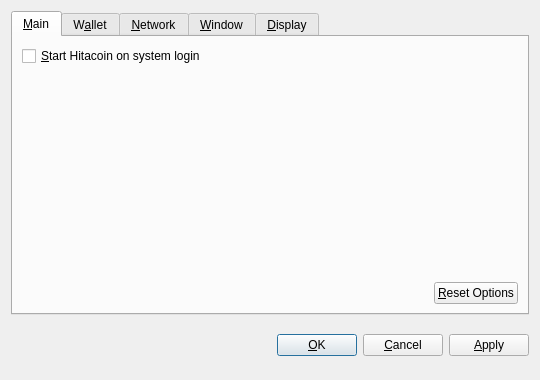
<?xml version="1.0" encoding="UTF-8"?>
<ui version="4.0">
 <class>OptionsDialog</class>
 <widget class="QDialog" name="OptionsDialog">
  <property name="geometry">
   <rect>
    <x>0</x>
    <y>0</y>
    <width>540</width>
    <height>380</height>
   </rect>
  </property>
  <property name="windowTitle">
   <string>Options</string>
  </property>
  <property name="modal">
   <bool>true</bool>
  </property>
  <layout class="QVBoxLayout" name="verticalLayout">
   <item>
    <widget class="QTabWidget" name="tabWidget">
     <property name="tabPosition">
      <enum>QTabWidget::North</enum>
     </property>
     <property name="currentIndex">
      <number>0</number>
     </property>
     <widget class="QWidget" name="tabMain">
      <attribute name="title">
       <string>&amp;Main</string>
      </attribute>
      <layout class="QVBoxLayout" name="verticalLayout_Main">
       <item>
        <widget class="QCheckBox" name="bitcoinAtStartup">
         <property name="toolTip">
          <string>Automatically start Hitacoin after logging in to the system.</string>
         </property>
         <property name="text">
          <string>&amp;Start Hitacoin on system login</string>
         </property>
        </widget>
       </item>
       <item>
        <spacer name="verticalSpacer_Main">
         <property name="orientation">
          <enum>Qt::Vertical</enum>
         </property>
         <property name="sizeHint" stdset="0">
          <size>
           <width>20</width>
           <height>40</height>
          </size>
         </property>
        </spacer>
       </item>
       <item>
        <layout class="QHBoxLayout" name="horizontalLayout_2_Main">
         <item>
          <spacer name="horizontalSpacer_2_Main">
           <property name="orientation">
            <enum>Qt::Horizontal</enum>
           </property>
           <property name="sizeHint" stdset="0">
            <size>
             <width>40</width>
             <height>20</height>
            </size>
           </property>
          </spacer>
         </item>
         <item>
          <widget class="QPushButton" name="resetButton">
           <property name="toolTip">
            <string>Reset all client options to default.</string>
           </property>
           <property name="text">
            <string>&amp;Reset Options</string>
           </property>
           <property name="autoDefault">
            <bool>false</bool>
           </property>
          </widget>
         </item>
        </layout>
       </item>
      </layout>
     </widget>
     <widget class="QWidget" name="tabWallet">
      <attribute name="title">
       <string>W&amp;allet</string>
      </attribute>
      <layout class="QVBoxLayout" name="verticalLayout_Network">
       <item>
        <widget class="QLabel" name="transactionFeeInfoLabel">
         <property name="text">
          <string>Optional transaction fee per kB that helps make sure your transactions are processed quickly. Most transactions are 1 kB.</string>
         </property>
         <property name="textFormat">
          <enum>Qt::PlainText</enum>
         </property>
         <property name="wordWrap">
          <bool>true</bool>
         </property>
        </widget>
       </item>
       <item>
        <layout class="QHBoxLayout" name="horizontalLayout_1_Main">
         <item>
          <widget class="QLabel" name="transactionFeeLabel">
           <property name="text">
            <string>Pay transaction &amp;fee</string>
           </property>
           <property name="textFormat">
            <enum>Qt::PlainText</enum>
           </property>
           <property name="buddy">
            <cstring>transactionFee</cstring>
           </property>
          </widget>
         </item>
         <item>
          <widget class="BitcoinAmountField" name="transactionFee"/>
         </item>
         <item>
          <spacer name="horizontalSpacer_1_Main">
           <property name="orientation">
            <enum>Qt::Horizontal</enum>
           </property>
           <property name="sizeHint" stdset="0">
            <size>
             <width>40</width>
             <height>20</height>
            </size>
           </property>
          </spacer>
         </item>
        </layout>
       </item>
       <item>
        <widget class="QLabel" name="label">
         <property name="text">
          <string>If you disable the spending of unconfirmed change, the change from a transaction cannot be used until that transaction has at least one confirmation. This also affects how your balance is computed.</string>
         </property>
         <property name="wordWrap">
          <bool>true</bool>
         </property>
        </widget>
       </item>
       <item>
        <widget class="QCheckBox" name="spendZeroConfChange">
         <property name="text">
          <string>Spend unconfirmed change  (experts only)</string>
         </property>
        </widget>
       </item>
       <item>
        <spacer name="verticalSpacer">
         <property name="orientation">
          <enum>Qt::Vertical</enum>
         </property>
         <property name="sizeHint" stdset="0">
          <size>
           <width>20</width>
           <height>40</height>
          </size>
         </property>
        </spacer>
       </item>
      </layout>
     </widget>
     <widget class="QWidget" name="tabNetwork">
      <attribute name="title">
       <string>&amp;Network</string>
      </attribute>
      <layout class="QVBoxLayout" name="verticalLayout_Network">
       <item>
        <widget class="QCheckBox" name="mapPortUpnp">
         <property name="toolTip">
          <string>Automatically open the Hitacoin client port on the router. This only works when your router supports UPnP and it is enabled.</string>
         </property>
         <property name="text">
          <string>Map port using &amp;UPnP</string>
         </property>
        </widget>
       </item>
       <item>
        <widget class="QCheckBox" name="connectSocks">
         <property name="toolTip">
          <string>Connect to the Hitacoin network through a SOCKS proxy (e.g. when connecting through Tor).</string>
         </property>
         <property name="text">
          <string>&amp;Connect through SOCKS proxy:</string>
         </property>
        </widget>
       </item>
       <item>
        <layout class="QHBoxLayout" name="horizontalLayout_Network">
         <item>
          <widget class="QLabel" name="proxyIpLabel">
           <property name="text">
            <string>Proxy &amp;IP:</string>
           </property>
           <property name="textFormat">
            <enum>Qt::PlainText</enum>
           </property>
           <property name="buddy">
            <cstring>proxyIp</cstring>
           </property>
          </widget>
         </item>
         <item>
          <widget class="QValidatedLineEdit" name="proxyIp">
           <property name="maximumSize">
            <size>
             <width>140</width>
             <height>16777215</height>
            </size>
           </property>
           <property name="toolTip">
            <string>IP address of the proxy (e.g. 127.0.0.1)</string>
           </property>
          </widget>
         </item>
         <item>
          <widget class="QLabel" name="proxyPortLabel">
           <property name="text">
            <string>&amp;Port:</string>
           </property>
           <property name="textFormat">
            <enum>Qt::PlainText</enum>
           </property>
           <property name="buddy">
            <cstring>proxyPort</cstring>
           </property>
          </widget>
         </item>
         <item>
          <widget class="QLineEdit" name="proxyPort">
           <property name="maximumSize">
            <size>
             <width>55</width>
             <height>16777215</height>
            </size>
           </property>
           <property name="toolTip">
            <string>Port of the proxy (e.g. 9050)</string>
           </property>
          </widget>
         </item>
         <item>
          <widget class="QLabel" name="socksVersionLabel">
           <property name="text">
            <string>SOCKS &amp;Version:</string>
           </property>
           <property name="textFormat">
            <enum>Qt::PlainText</enum>
           </property>
           <property name="buddy">
            <cstring>socksVersion</cstring>
           </property>
          </widget>
         </item>
         <item>
          <widget class="QValueComboBox" name="socksVersion">
           <property name="toolTip">
            <string>SOCKS version of the proxy (e.g. 5)</string>
           </property>
          </widget>
         </item>
         <item>
          <spacer name="horizontalSpacer_Network">
           <property name="orientation">
            <enum>Qt::Horizontal</enum>
           </property>
           <property name="sizeHint" stdset="0">
            <size>
             <width>40</width>
             <height>20</height>
            </size>
           </property>
          </spacer>
         </item>
        </layout>
       </item>
       <item>
        <spacer name="verticalSpacer_Network">
         <property name="orientation">
          <enum>Qt::Vertical</enum>
         </property>
         <property name="sizeHint" stdset="0">
          <size>
           <width>20</width>
           <height>40</height>
          </size>
         </property>
        </spacer>
       </item>
      </layout>
     </widget>
     <widget class="QWidget" name="tabWindow">
      <attribute name="title">
       <string>&amp;Window</string>
      </attribute>
      <layout class="QVBoxLayout" name="verticalLayout_Window">
       <item>
        <widget class="QCheckBox" name="minimizeToTray">
         <property name="toolTip">
          <string>Show only a tray icon after minimizing the window.</string>
         </property>
         <property name="text">
          <string>&amp;Minimize to the tray instead of the taskbar</string>
         </property>
        </widget>
       </item>
       <item>
        <widget class="QCheckBox" name="minimizeOnClose">
         <property name="toolTip">
          <string>Minimize instead of exit the application when the window is closed. When this option is enabled, the application will be closed only after selecting Quit in the menu.</string>
         </property>
         <property name="text">
          <string>M&amp;inimize on close</string>
         </property>
        </widget>
       </item>
       <item>
        <spacer name="verticalSpacer_Window">
         <property name="orientation">
          <enum>Qt::Vertical</enum>
         </property>
         <property name="sizeHint" stdset="0">
          <size>
           <width>20</width>
           <height>40</height>
          </size>
         </property>
        </spacer>
       </item>
      </layout>
     </widget>
     <widget class="QWidget" name="tabDisplay">
      <attribute name="title">
       <string>&amp;Display</string>
      </attribute>
      <layout class="QVBoxLayout" name="verticalLayout_Display">
       <item>
        <layout class="QHBoxLayout" name="horizontalLayout_1_Display">
         <item>
          <widget class="QLabel" name="langLabel">
           <property name="text">
            <string>User Interface &amp;language:</string>
           </property>
           <property name="textFormat">
            <enum>Qt::PlainText</enum>
           </property>
           <property name="buddy">
            <cstring>lang</cstring>
           </property>
          </widget>
         </item>
         <item>
          <widget class="QValueComboBox" name="lang">
           <property name="toolTip">
            <string>The user interface language can be set here. This setting will take effect after restarting Hitacoin.</string>
           </property>
          </widget>
         </item>
        </layout>
       </item>
       <item>
        <layout class="QHBoxLayout" name="horizontalLayout_2_Display">
         <item>
          <widget class="QLabel" name="unitLabel">
           <property name="text">
            <string>&amp;Unit to show amounts in:</string>
           </property>
           <property name="textFormat">
            <enum>Qt::PlainText</enum>
           </property>
           <property name="buddy">
            <cstring>unit</cstring>
           </property>
          </widget>
         </item>
         <item>
          <widget class="QValueComboBox" name="unit">
           <property name="toolTip">
            <string>Choose the default subdivision unit to show in the interface and when sending coins.</string>
           </property>
          </widget>
         </item>
        </layout>
       </item>
       <item>
        <widget class="QCheckBox" name="displayAddresses">
         <property name="toolTip">
          <string>Whether to show Hitacoin addresses in the transaction list or not.</string>
         </property>
         <property name="text">
          <string>&amp;Display addresses in transaction list</string>
         </property>
        </widget>
       </item>
       <item>
        <widget class="QCheckBox" name="coinControlFeatures">
         <property name="toolTip">
          <string>Whether to show coin control features or not.</string>
         </property>
         <property name="text">
          <string>Display coin &amp;control features (experts only!)</string>
         </property>
        </widget>
       </item>
       <item>
        <spacer name="verticalSpacer_Display">
         <property name="orientation">
          <enum>Qt::Vertical</enum>
         </property>
         <property name="sizeHint" stdset="0">
          <size>
           <width>20</width>
           <height>40</height>
          </size>
         </property>
        </spacer>
       </item>
      </layout>
     </widget>
    </widget>
   </item>
   <item>
    <layout class="QHBoxLayout" name="horizontalLayout_Buttons">
     <item>
      <spacer name="horizontalSpacer_1">
       <property name="orientation">
        <enum>Qt::Horizontal</enum>
       </property>
       <property name="sizeHint" stdset="0">
        <size>
         <width>40</width>
         <height>48</height>
        </size>
       </property>
      </spacer>
     </item>
     <item>
      <widget class="QLabel" name="statusLabel">
       <property name="font">
        <font>
         <weight>75</weight>
         <bold>true</bold>
        </font>
       </property>
       <property name="text">
        <string/>
       </property>
       <property name="textFormat">
        <enum>Qt::PlainText</enum>
       </property>
       <property name="wordWrap">
        <bool>true</bool>
       </property>
      </widget>
     </item>
     <item>
      <spacer name="horizontalSpacer_2">
       <property name="orientation">
        <enum>Qt::Horizontal</enum>
       </property>
       <property name="sizeHint" stdset="0">
        <size>
         <width>40</width>
         <height>48</height>
        </size>
       </property>
      </spacer>
     </item>
     <item>
      <widget class="QPushButton" name="okButton">
       <property name="text">
        <string>&amp;OK</string>
       </property>
      </widget>
     </item>
     <item>
      <widget class="QPushButton" name="cancelButton">
       <property name="text">
        <string>&amp;Cancel</string>
       </property>
       <property name="autoDefault">
        <bool>false</bool>
       </property>
      </widget>
     </item>
     <item>
      <widget class="QPushButton" name="applyButton">
       <property name="text">
        <string>&amp;Apply</string>
       </property>
       <property name="autoDefault">
        <bool>false</bool>
       </property>
      </widget>
     </item>
    </layout>
   </item>
  </layout>
 </widget>
 <customwidgets>
  <customwidget>
   <class>BitcoinAmountField</class>
   <extends>QSpinBox</extends>
   <header>bitcoinamountfield.h</header>
  </customwidget>
  <customwidget>
   <class>QValueComboBox</class>
   <extends>QComboBox</extends>
   <header>qvaluecombobox.h</header>
  </customwidget>
  <customwidget>
   <class>QValidatedLineEdit</class>
   <extends>QLineEdit</extends>
   <header>qvalidatedlineedit.h</header>
  </customwidget>
 </customwidgets>
 <resources/>
 <connections/>
</ui>
